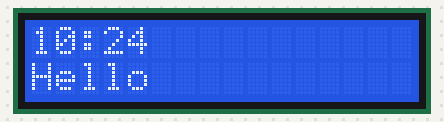
Recording of a program running on a simulated Raspberry Pi (BCM pin numbers), started with the argument Hello. On the bench: 16×2 character LCD. The clock reads 2024-03-15 10:24:30 at power-on unless the program sets it; library files of the repository ran but are not shown: I2C_LCD_driver.py. At 0.3 s the program stops and its outputs stay as they are.

Above: at 0.3 s.

The program:

WriteToLCD.py
```python
import I2C_LCD_driver
import sys
import datetime
from time import *

mylcd=I2C_LCD_driver.lcd()

currentDT = datetime.datetime.now()

#print (currentDT.strftime("%H:%M"))

mylcd.lcd_display_string(currentDT.strftime("%H:%M"), 1)
mylcd.lcd_display_string(sys.argv[1], 2)
```
